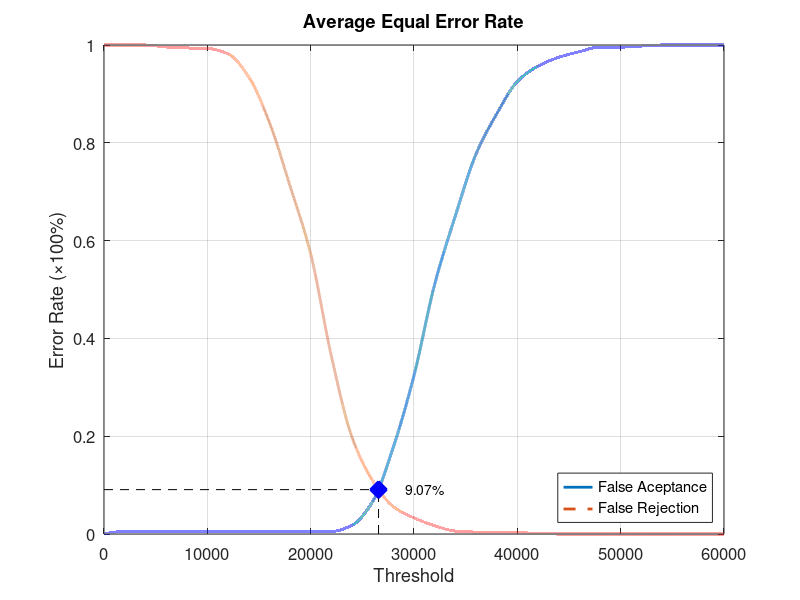
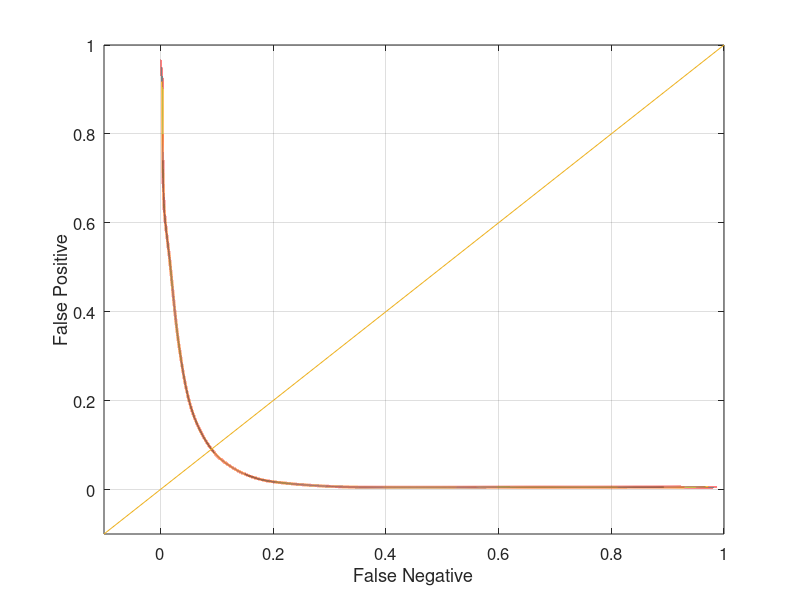

Write MATLAB code to recreate these figures, in order.
function yEER = Database2Average
close all;
clear;
clc;
x = 0:2000:60000;
xq = 0:0.5:60000;

y0 = [0 0.00526316 0.00526316 0.00526316 0.00526316 0.00526316 0.00526316 0.00526316 0.00526316 0.00526316 0.00526316 0.00526316 0.0178947 0.0663158 0.177895 0.324211 0.510526 0.650526 0.776842 0.858947 0.925263 0.956842 0.974737 0.986316 0.995789 0.995789 0.997895 1 1 1 1];
yy0 = interp1(x, y0, xq, 'pchip');
y1 = [1 1 1 0.996 0.994 0.993 0.982 0.935 0.842 0.712 0.573 0.364 0.198 0.109 0.056 0.033 0.017 0.006 0.004 0.004 0.003 0.001 0 0 0 0 0 0 0 0 0];
yy1 = interp1(x, y1, xq, 'pchip');

% Calculating EER: 
y2 = abs(y0 - y1);
find(y2 == min(y2))
yy2 = abs(yy0 - yy1);
xEER = find(yy2 == min(yy2));
xEERIndex = xq(xEER) % X-axis EER
yEER = yy0(xEER) % Y-axis EER

main = figure
plot(xq, yy0,'-','LineWidth', 2);	hold on
plot(xq, yy1,'--','LineWidth', 2);	hold on
plot([xEERIndex xEERIndex], [0 yEER], 'k--');	hold on
plot([0 xEERIndex], [yEER yEER], 'k--');	hold on
plot(xEERIndex, yEER, 'bx', 'LineWidth', 10);	hold on
text(xEERIndex + 10 * xEERIndex / 100, yEER, [num2str(round((10000 * yEER)) / 100) '%'])
legend('False Aceptance', 'False Rejection', 'Location', 'SouthEast')
xlabel('Threshold')
ylabel('Error Rate (\times100%)')
title('Average Equal Error Rate')
set(gca, 'FontSize', 12)
axis([0 60000 0 1])
grid on

print(main, 'Database2AverageMain', '-dpng');
FNRxFPR = figure('Color', [1 1 1]);
plot(yy1, yy0, '-', yy1, yy0, 'LineWidth', 2);
hold on
y = -0.1:0.1:1
plot(y, y); 
set(gca, 'FontSize', 12)
xlabel('False Negative')
ylabel('False Positive')
axis([-0.1 1 -0.1 1])
set(gca, 'FontSize', 12)
grid on

print(FNRxFPR, 'Database2AverageFNRxFPR','-dpng');
end
